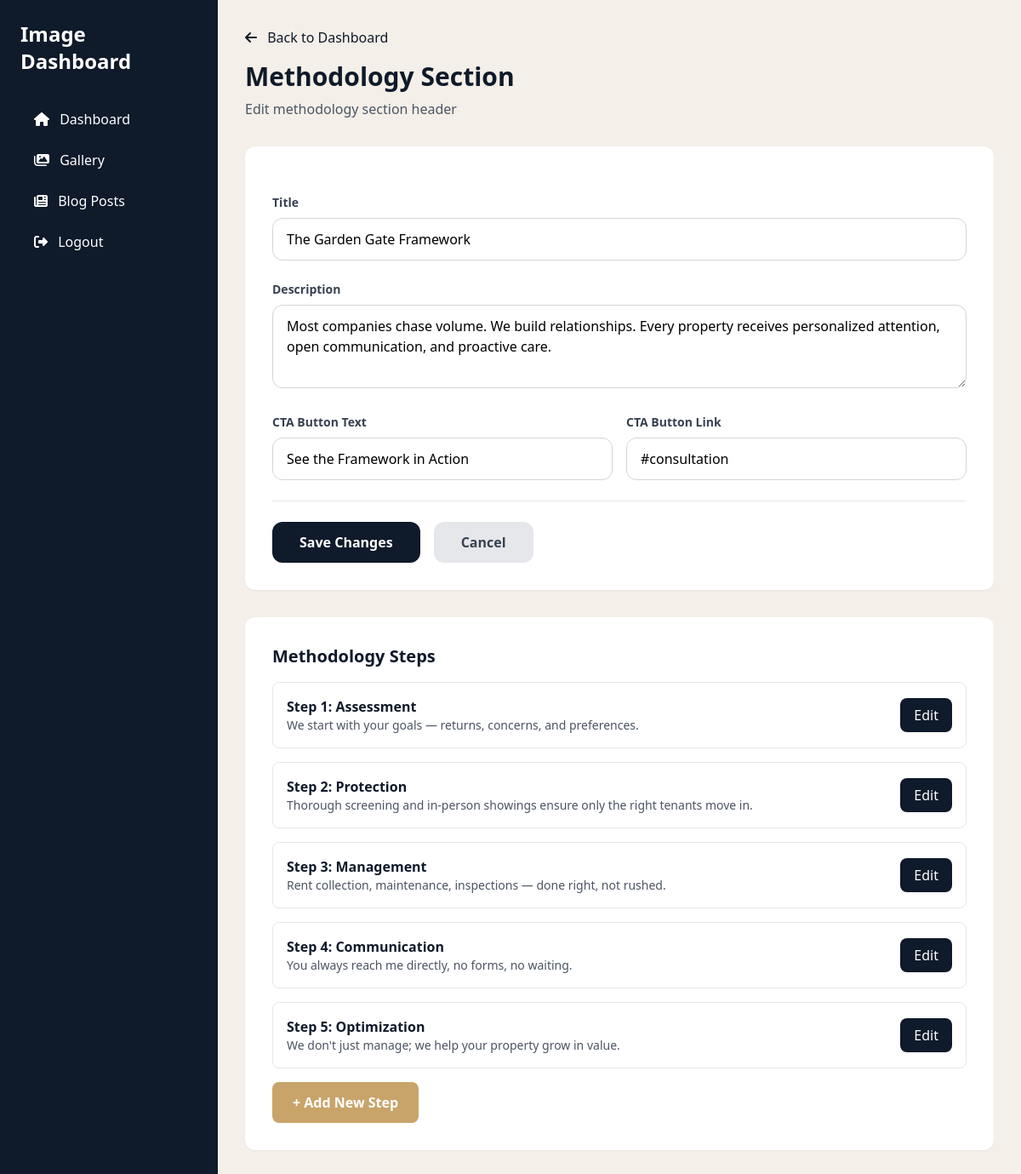
Page /dashboard/methodology/ (signed in) on the earlier database version.
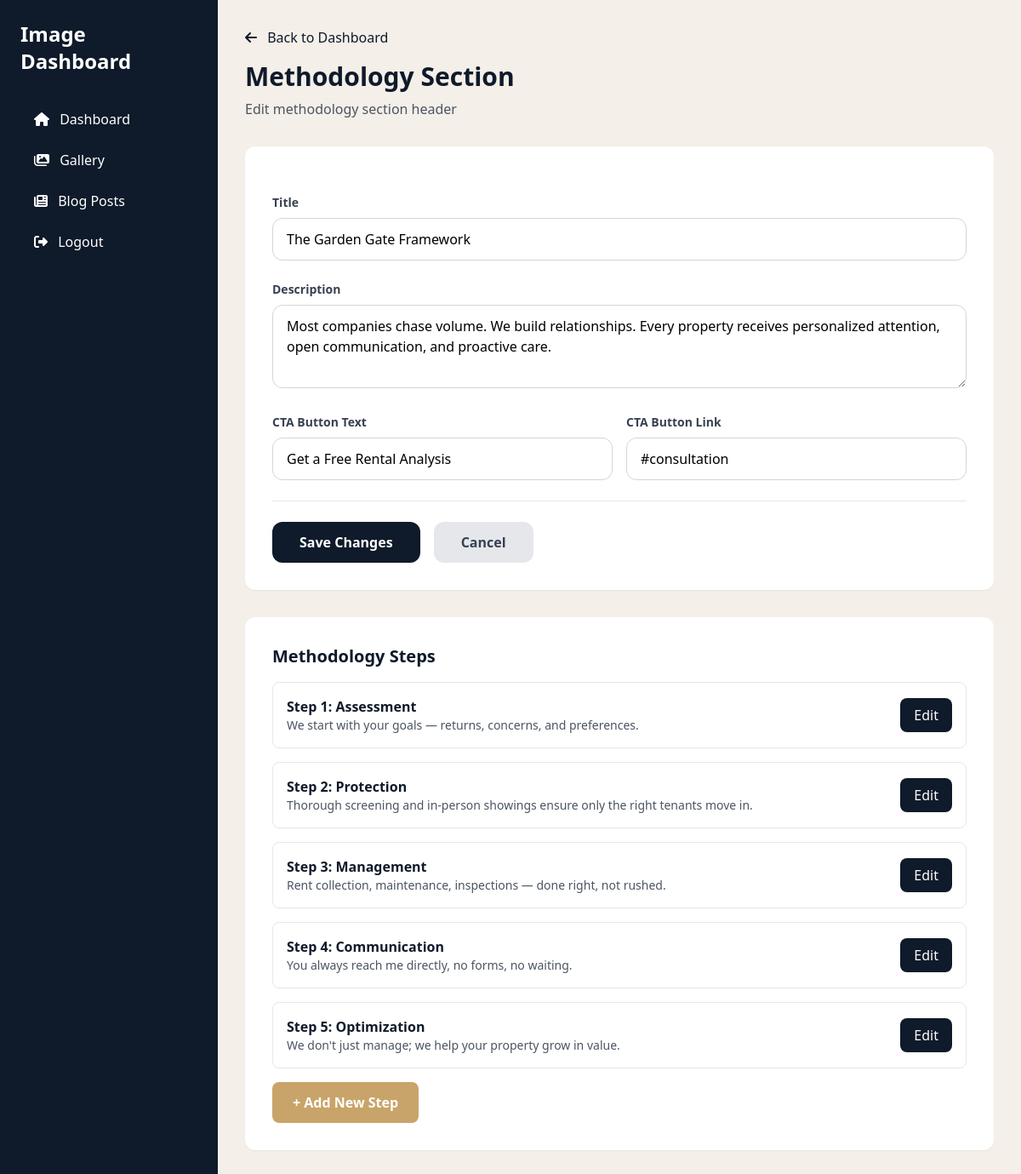
Same page on the later database version.
### myApp/models.py (models this page shows, shortened)
class MethodologySection(models.Model):
    title = models.CharField(max_length=200, default="The Garden Gate Framework")
    description = models.TextField(default="Most companies chase volume. We build relationships. Every property receives personalized attention, open communication, and proactive care.")
    cta_text = models.CharField(max_length=100, default="See the Framework in Action")
    cta_link = models.CharField(max_length=200, default="#consultation")
    updated_at = models.DateTimeField(auto_now=True)
    class Meta:
        verbose_name = "Methodology Section"
        verbose_name_plural = "Methodology Section"
    @classmethod
    def get_instance(cls):
        obj, created = cls.objects.get_or_create(pk=1)
        return obj

### myApp/dashboard_views.py (the view, shortened to what this page needs)
# urls.py: path('methodology/', dashboard_views.methodology_edit, name='methodology_edit'),
@login_required
def methodology_edit(request):
    methodology = MethodologySection.get_instance()
    steps = MethodologyStep.objects.all().order_by('step_number')
    return render(request, 'myApp/dashboard/methodology_edit.html', {
        'methodology': methodology,
        'steps': steps
    })

### myApp/templates/myApp/dashboard/methodology_edit.html (shortened to what this page needs)
{% extends "myApp/dashboard/base.html" %}
{% load static %}
{% block content %}
<div class="mb-8">
    <a href="{% url 'dashboard:index' %}" class="text-navy hover:underline mb-4 inline-block">
        <i class="fas fa-arrow-left mr-2"></i> Back to Dashboard
    </a>
    <h2 class="text-3xl font-bold text-navy mb-2">Methodology Section</h2>
    <p class="text-gray-600">Edit methodology section header</p>
</div>
<form method="post" class="bg-white rounded-xl shadow-sm p-8 space-y-6">
    <div>
        <label class="block text-sm font-semibold text-gray-700 mb-2">Title</label>
        <input type="text" name="title" value="{{ methodology.title|default:'' }}"
               placeholder="The Garden Gate Framework"
               class="w-full px-4 py-3 border border-gray-300 rounded-xl focus:border-navy focus:outline-none focus:ring-2 focus:ring-navy/20">
    </div>
    <div>
        <label class="block text-sm font-semibold text-gray-700 mb-2">Description</label>
        <textarea name="description" rows="3"
                  placeholder="Most companies chase volume. We build relationships..."
                  class="w-full px-4 py-3 border border-gray-300 rounded-xl focus:border-navy focus:outline-none focus:ring-2 focus:ring-navy/20">{{ methodology.description|default:'' }}</textarea>
    </div>
    <div class="grid grid-cols-2 gap-4">
        <div>
            <label class="block text-sm font-semibold text-gray-700 mb-2">CTA Button Text</label>
            <input type="text" name="cta_text" value="{{ methodology.cta_text|default:'See the Framework in Action' }}"
                   class="w-full px-4 py-3 border border-gray-300 rounded-xl focus:border-navy focus:outline-none focus:ring-2 focus:ring-navy/20">
        </div>
        <div>
            <label class="block text-sm font-semibold text-gray-700 mb-2">CTA Button Link</label>
            <input type="text" name="cta_link" value="{{ methodology.cta_link|default:'#consultation' }}"
                   class="w-full px-4 py-3 border border-gray-300 rounded-xl focus:border-navy focus:outline-none focus:ring-2 focus:ring-navy/20">
        </div>
    </div>
    <div class="flex gap-4 pt-6 border-t">
        <button type="submit" class="bg-navy text-white px-8 py-3 rounded-xl font-semibold hover:bg-navy/90 transition">
            Save Changes
        </button>
        <a href="{% url 'dashboard:index' %}" class="bg-gray-200 text-gray-700 px-8 py-3 rounded-xl font-semibold hover:bg-gray-300 transition">
            Cancel
        </a>
    </div>
</form>
<div class="mt-8 bg-white rounded-xl shadow-sm p-8">
    <h3 class="text-xl font-semibold text-navy mb-4">Methodology Steps</h3>
    <div class="space-y-4">
        {% for step in steps %}
        <div class="border border-gray-200 rounded-lg p-4 flex items-center justify-between">
            <div>
                <p class="font-semibold text-navy">Step {{ step.step_number }}: {{ step.title|default:"Untitled" }}</p>
                <p class="text-sm text-gray-600">{{ step.description|truncatewords:15|default:"No description" }}</p>
            </div>
            <a href="{% url 'dashboard:methodology_step_edit' step.id %}" class="bg-navy text-white px-4 py-2 rounded-lg hover:bg-navy/90 transition">
                Edit
            </a>
        </div>
        {% empty %}
        <p class="text-gray-600">No steps yet. <a href="{% url 'dashboard:methodology_step_new' %}" class="text-navy hover:underline">Create one</a></p>
        {% endfor %}
        <a href="{% url 'dashboard:methodology_step_new' %}" class="inline-block bg-gold text-white px-6 py-3 rounded-lg font-semibold hover:bg-gold/90 transition">
            + Add New Step
        </a>
    </div>
</div>
{% endblock %}

Differences in the rows shown:
changed MethodologySection "The Garden Gate Framework": cta_text "See the Framework in Action" → "Get a Free Rental Analysis"
